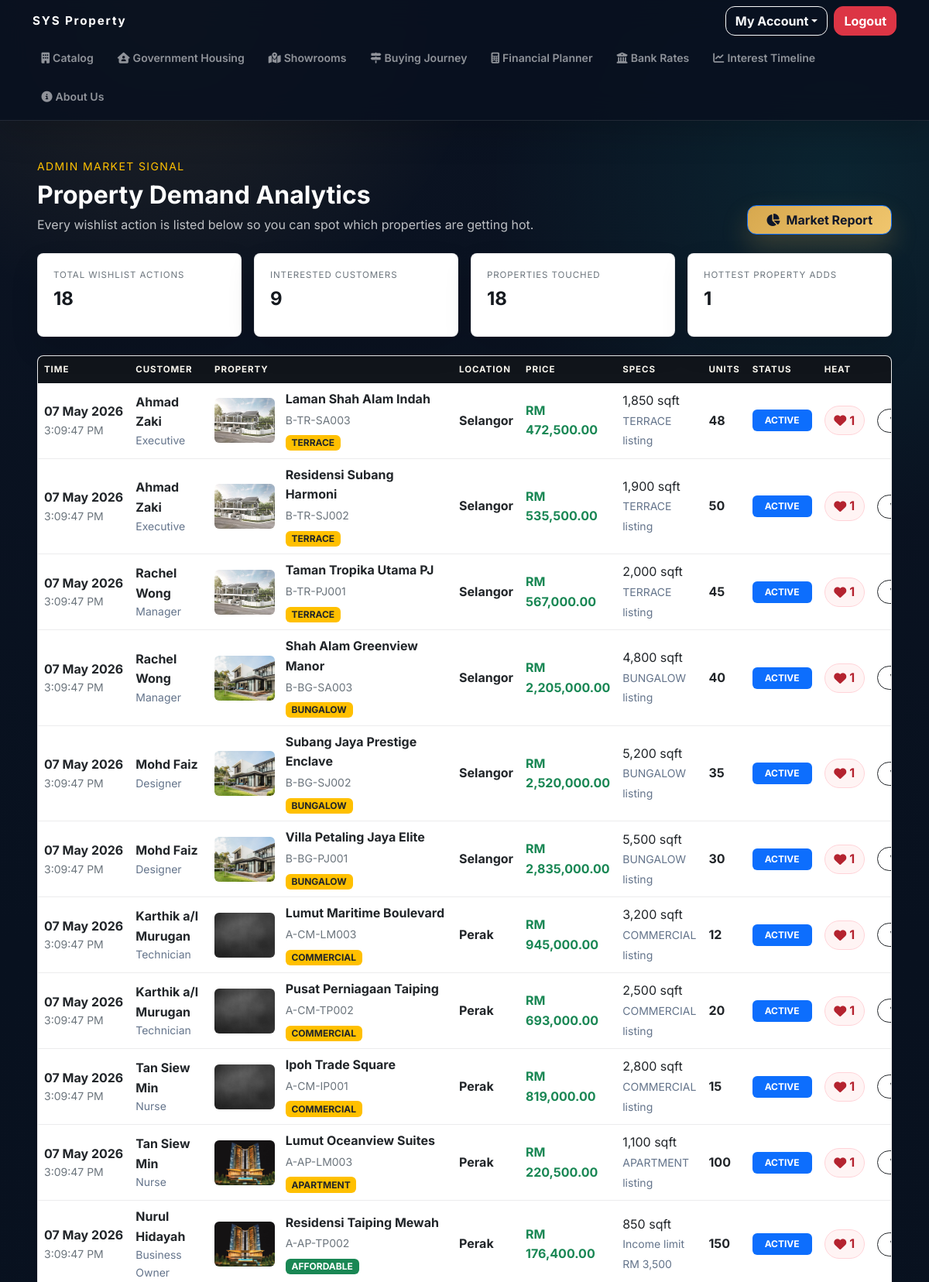
Page /admin/interest_timeline.php (signed in, upper part) on the committed database.
### tables this page shows
CREATE TABLE `wishlists` (
  `wishlist_id` int(11) NOT NULL,
  `customer_id` int(11) NOT NULL,
  `property_id` int(11) NOT NULL,
  `created_at` datetime DEFAULT current_timestamp()
);

CREATE TABLE `customers` (
  `customer_id` int(11) NOT NULL,
  `full_name` varchar(255) NOT NULL,
  `phone_number` varchar(20) NOT NULL,
  `marital_status` enum('SINGLE','MARRIED') NOT NULL,
  `dependents_count` int(11) NOT NULL DEFAULT 0,
  `occupation` varchar(150) NOT NULL,
  `monthly_income` decimal(10,2) NOT NULL,
  `profile_image` varchar(255) DEFAULT NULL
);

CREATE TABLE `properties` (
  `property_id` int(11) NOT NULL,
  `property_code` varchar(20) NOT NULL,
  `project_name` varchar(255) NOT NULL,
  `state` varchar(100) NOT NULL,
  `property_type` enum('AFFORDABLE','TERRACE','BUNGALOW','COMMERCIAL','APARTMENT') NOT NULL,
  `price` decimal(12,2) NOT NULL,
  `total_units` int(11) NOT NULL,
  `built_up_sqft` int(11) NOT NULL,
  `income_limit_rm` decimal(10,2) DEFAULT NULL,
  `status` enum('ACTIVE','SOLD_OUT','ARCHIVED') NOT NULL DEFAULT 'ACTIVE',
  `image_filename` varchar(255) NOT NULL,
  `image_search_keyword` varchar(255) NOT NULL,
  `is_affordable` tinyint(1) NOT NULL DEFAULT 0
);

### includes/property_images.php (called while the page is built, shortened)
<?php
function property_catalog_image_path(array $property, string $url_prefix = '', string $filesystem_prefix = ''): string
{
    $base_url = $url_prefix . 'SYS Property Catalog/';
    $base_path = $filesystem_prefix . 'SYS Property Catalog/';
    $placeholder = $base_url . 'placeholder.jpg';
    $custom_image = trim((string)($property['image_filename'] ?? ''));
    if ($custom_image !== '') {
        $custom_image = ltrim(str_replace('\\', '/', $custom_image), '/');
    }
    $db_type = strtolower(trim((string)($property['property_type'] ?? '')));
    $raw_state = trim((string)($property['state'] ?? ''));
    $state_name = ucwords(strtolower($raw_state));
    $folder = 'Apartment/';
    if ($db_type === 'commercial') {
        $folder = 'Commercial/';
    } elseif ($db_type === 'terrace') {
        $folder = 'Terrace/';
    } elseif ($db_type === 'bungalow') {
        $folder = 'Bungalow/';
    }
    $file_name = ucfirst($db_type) . ' - ' . $state_name;
    foreach (['jpg', 'jpeg', 'png', 'webp'] as $ext) {
        $relative_path = $folder . $file_name . '.' . $ext;
        if (file_exists($base_path . $relative_path)) {
            return $base_url . $relative_path;
        }
    }
    return $placeholder;
}

### admin/interest_timeline.php (the view, shortened to what this page needs)
<?php
require_once '../includes/property_images.php';
include '../includes/header.php';
$summary = [
    'total_actions' => 0,
    'unique_customers' => 0,
    'unique_properties' => 0,
    'top_interest' => 0
];
$summary_result = $conn->query("
    SELECT
        COUNT(*) AS total_actions,
        COUNT(DISTINCT customer_id) AS unique_customers,
        COUNT(DISTINCT property_id) AS unique_properties
    FROM wishlists
");
if ($summary_result) {
    $summary = array_merge($summary, $summary_result->fetch_assoc() ?: []);
}
$top_result = $conn->query("
    SELECT COUNT(*) AS top_interest
    FROM wishlists
    GROUP BY property_id
    ORDER BY top_interest DESC
    LIMIT 1
");
if ($top_result && $top_result->num_rows > 0) {
    $summary['top_interest'] = (int)$top_result->fetch_assoc()['top_interest'];
}
$query = "
    SELECT
        w.wishlist_id,
        w.created_at,
        c.full_name AS customer_name,
        c.occupation,
        p.property_id,
        p.property_code,
        p.project_name,
        p.state,
        p.property_type,
        p.price,
        p.total_units,
        p.built_up_sqft,
        p.income_limit_rm,
        p.status,
        p.image_filename,
        p.is_affordable,
        popularity.total_interest
    FROM wishlists w
    JOIN customers c ON w.customer_id = c.customer_id
    JOIN properties p ON w.property_id = p.property_id
    JOIN (
        SELECT property_id, COUNT(*) AS total_interest
        FROM wishlists
        GROUP BY property_id
    ) popularity ON popularity.property_id = p.property_id
    ORDER BY w.created_at DESC, w.wishlist_id DESC
    LIMIT 100
";
$result = $conn->query($query);
?>
<div class="container-fluid px-4 px-lg-5 my-5 interest-timeline-page">
    <div class="d-flex flex-column flex-lg-row justify-content-between align-items-lg-end gap-3 mb-4">
        <div>
            <p class="text-uppercase tracking-wider text-gold mb-2 small">Admin Market Signal</p>
            <h2 class="fw-bold m-0 text-white">Property Demand Analytics</h2>
            <p class="text-light opacity-75 mt-2 mb-0">
                Every wishlist action is listed below so you can spot which properties are getting hot.
            </p>
        </div>
        <a href="business_reports.php?report=market" class="btn btn-primary fw-bold px-4">
            <i class="fas fa-chart-pie me-2"></i>Market Report
        </a>
    </div>
    <div class="row g-3 mb-4">
        <div class="col-6 col-xl-3">
            <div class="timeline-metric">
                <span>Total Wishlist Actions</span>
                <strong><?php echo number_format((int)$summary['total_actions']); ?></strong>
            </div>
        </div>
        <div class="col-6 col-xl-3">
            <div class="timeline-metric">
                <span>Interested Customers</span>
                <strong><?php echo number_format((int)$summary['unique_customers']); ?></strong>
            </div>
        </div>
        <div class="col-6 col-xl-3">
            <div class="timeline-metric">
                <span>Properties Touched</span>
                <strong><?php echo number_format((int)$summary['unique_properties']); ?></strong>
            </div>
        </div>
        <div class="col-6 col-xl-3">
            <div class="timeline-metric">
                <span>Hottest Property Adds</span>
                <strong><?php echo number_format((int)$summary['top_interest']); ?></strong>
            </div>
        </div>
    </div>
    <div class="interest-grid-wrap bg-white text-dark shadow-sm">
        <div class="table-responsive">
            <table class="table align-middle interest-grid mb-0">
                <thead>
                    <tr>
                        <th>Time</th>
                        <th>Customer</th>
                        <th>Property</th>
                        <th>Location</th>
                        <th>Price</th>
                        <th>Specs</th>
                        <th>Units</th>
                        <th>Status</th>
                        <th>Heat</th>
                        <th></th>
                    </tr>
                </thead>
                <tbody>
                    <?php if ($result && $result->num_rows > 0): ?>
                        <?php while ($log = $result->fetch_assoc()): ?>
                            <?php
                            $is_affordable = (int)$log['is_affordable'] === 1;
                            $is_sold_out = trim((string)$log['status']) === 'SOLD_OUT';
                            $final_img = property_catalog_image_path($log, '../', '../');
                            ?>
                            <tr>
                                <td class="moment-cell">
                                    <strong><?php echo date('d M Y', strtotime($log['created_at'])); ?></strong>
                                    <small><?php echo date('g:i:s A', strtotime($log['created_at'])); ?></small>
                                </td>
                                <td>
                                    <strong><?php echo htmlspecialchars($log['customer_name']); ?></strong>
                                    <small class="d-block text-muted"><?php echo htmlspecialchars($log['occupation'] ?: 'Occupation not set'); ?></small>
                                </td>
                                <td class="property-cell">
                                    <div class="property-cell-inner">
                                        <img src="<?php echo htmlspecialchars($final_img); ?>" alt="<?php echo htmlspecialchars($log['project_name']); ?>">
                                        <div>
                                            <strong><?php echo htmlspecialchars($log['project_name']); ?></strong>
                                            <small><?php echo htmlspecialchars($log['property_code']); ?></small>
                                            <span class="badge <?php echo $is_affordable ? 'bg-success' : 'bg-gold text-dark'; ?> mt-2">
                                                <?php echo $is_affordable ? 'AFFORDABLE' : htmlspecialchars($log['property_type']); ?>
                                            </span>
                                        </div>
                                    </div>
                                </td>
                                <td>
                                    <span class="fw-bold"><?php echo htmlspecialchars($log['state']); ?></span>
                                </td>
                                <td class="fw-bold text-success">RM <?php echo number_format((float)$log['price'], 2); ?></td>
                                <td>
                                    <span class="d-block"><?php echo number_format((int)$log['built_up_sqft']); ?> sqft</span>
                                    <?php if ($is_affordable): ?>
                                        <small class="text-muted">Income limit RM <?php echo number_format((float)($log['income_limit_rm'] ?? 0), 0); ?></small>
                                    <?php else: ?>
                                        <small class="text-muted"><?php echo htmlspecialchars($log['property_type']); ?> listing</small>
                                    <?php endif; ?>
                                </td>
                                <td>
                                    <span class="<?php echo $is_sold_out ? 'text-danger' : 'text-dark'; ?> fw-bold">
                                        <?php echo $is_sold_out ? '0' : number_format((int)$log['total_units']); ?>
                                    </span>
                                </td>
                                <td>
                                    <span class="badge <?php echo $is_sold_out ? 'bg-danger' : 'bg-primary'; ?> px-3 py-2">
                                        <?php echo htmlspecialchars($log['status']); ?>
                                    </span>
                                </td>
                                <td>
                                    <span class="heat-pill">
                                        <i class="fas fa-heart me-1"></i><?php echo number_format((int)$log['total_interest']); ?>
                                    </span>
                                </td>
                                <td class="text-end">
                                    <a href="../property_detail.php?id=<?php echo (int)$log['property_id']; ?>" class="btn btn-outline-dark btn-sm rounded-pill px-3">
                                    </a>
                                </td>
                            </tr>
                        <?php endwhile; ?>
                    <?php endif; ?>
                </tbody>
            </table>
        </div>
    </div>
</div>
<?php include '../includes/footer.php'; ?>

### includes/header.php (style rules this page uses)
:root { --luxury-bg: #08111f; --luxury-ink: #101827; --luxury-gold: #d7a84e; --luxury-blue: #2d6cdf; --luxury-teal: #10a6a0; --luxury-white: #fbfaf7; --luxury-muted: rgba(238,242,247,0.76); --surface: #ffffff; --surface-soft: #f6f8fb; --text-muted: #64748b; --radius: 18px; --shadow-soft: 0 18px 48px rgba(15, 23, 42, 0.12); --shadow-lift: 0 28px 70px rgba(15, 23, 42, 0.18); }
body { background: radial-gradient(circle at 18% 0%, rgba(215,168,78,0.12), transparent 26rem), radial-gradient(circle at 90% 8%, rgba(16,166,160,0.12), transparent 28rem), linear-gradient(180deg, #0b1322 0%, #08111f 42%, #0a1220 100%); color: var(--luxury-white); font-family: 'Inter', system-ui, -apple-system, BlinkMacSystemFont, 'Segoe UI', sans-serif; line-height: 1.6; text-rendering: optimizeLegibility; }
body a { transition: color 0.2s ease, background-color 0.2s ease, border-color 0.2s ease, transform 0.2s ease, box-shadow 0.2s ease; }
h1, h2, h3, h4, h5, h6 { font-family: 'Inter', system-ui, sans-serif; letter-spacing: 0; line-height: 1.12; }
.btn { border-radius: 12px; font-weight: 700; letter-spacing: 0; transition: transform 0.2s ease, box-shadow 0.2s ease, background-color 0.2s ease, border-color 0.2s ease; }
.btn-primary { background: linear-gradient(135deg, #d7a84e 0%, #f0c66e 100%) !important; box-shadow: 0 16px 34px rgba(215,168,78,0.24); color: #0f172a !important; }
.btn-outline-dark, .btn-outline-secondary, .btn-outline-light { border-width: 1px; font-weight: 700; }
.bg-white { background-color: var(--surface) !important; }
.text-muted { color: var(--text-muted) !important; }

### admin/interest_timeline.php (style rules this page uses)
.interest-timeline-page .tracking-wider { letter-spacing: 0.1em; }
.interest-timeline-page .text-gold { color: #FFC000 !important; }
.bg-gold { background-color: #FFC000 !important; }
.timeline-metric { background: #ffffff; color: #15191f; border: 1px solid rgba(20,24,31,0.08); box-shadow: 0 16px 36px rgba(0,0,0,0.12); padding: 1.1rem 1.25rem; border-radius: 8px; min-height: 108px; }
.timeline-metric span { display: block; color: #6c757d; font-size: 0.72rem; text-transform: uppercase; letter-spacing: 0.08em; margin-bottom: 0.55rem; }
.timeline-metric strong { display: block; font-size: clamp(1.35rem, 2vw, 2rem); line-height: 1.1; }
.interest-grid-wrap { border-radius: 8px; overflow: hidden; border: 1px solid rgba(20,24,31,0.08); }
.interest-grid thead th { background: #11151b; color: #f8f5ed; border: 0; font-size: 0.72rem; text-transform: uppercase; letter-spacing: 0.08em; white-space: nowrap; }
.interest-grid tbody td { border-color: rgba(20,24,31,0.08); vertical-align: middle; }
.moment-cell strong, .moment-cell small { display: block; white-space: nowrap; }
.moment-cell small { color: #6c757d; }
.property-cell { min-width: 300px; }
.property-cell-inner { min-width: 300px; display: flex; align-items: center; gap: 0.85rem; }
.property-cell-inner img { width: 78px; height: 58px; object-fit: cover; border-radius: 6px; flex: 0 0 auto; }
.property-cell-inner strong, .property-cell-inner small { display: block; }
.property-cell-inner small { color: #6c757d; margin-top: 0.2rem; }
.heat-pill { display: inline-flex; align-items: center; background: #fff4f4; color: #b4232f; border: 1px solid #ffd3d8; border-radius: 999px; padding: 0.32rem 0.72rem; font-weight: 700; }

### rows in the picture
wishlists: created_at "07 May 2026", created_at "3:09:47 PM", customer.full_name "Ahmad Zaki", customer.occupation "Executive", property.state (picture), property.project_name "Laman Shah Alam Indah", property.property_code "B-TR-SA003", property.property_type "TERRACE", property.state "Selangor", property.price "472,500.00", property.built_up_sqft "1,850", property.total_units "48", property.status "ACTIVE", total_interest "1"
wishlists: created_at "07 May 2026", created_at "3:09:47 PM", customer.full_name "Ahmad Zaki", customer.occupation "Executive", property.state (picture), property.project_name "Residensi Subang Harmoni", property.property_code "B-TR-SJ002", property.property_type "TERRACE", property.state "Selangor", property.price "535,500.00", property.built_up_sqft "1,900", property.total_units "50", property.status "ACTIVE", total_interest "1"
wishlists: created_at "07 May 2026", created_at "3:09:47 PM", customer.full_name "Rachel Wong", customer.occupation "Manager", property.state (picture), property.project_name "Taman Tropika Utama PJ", property.property_code "B-TR-PJ001", property.property_type "TERRACE", property.state "Selangor", property.price "567,000.00", property.built_up_sqft "2,000", property.total_units "45", property.status "ACTIVE", total_interest "1"
wishlists: created_at "07 May 2026", created_at "3:09:47 PM", customer.full_name "Rachel Wong", customer.occupation "Manager", property.state (picture), property.project_name "Shah Alam Greenview Manor", property.property_code "B-BG-SA003", property.property_type "BUNGALOW", property.state "Selangor", property.price "2,205,000.00", property.built_up_sqft "4,800", property.total_units "40", property.status "ACTIVE", total_interest "1"
wishlists: created_at "07 May 2026", created_at "3:09:47 PM", customer.full_name "Mohd Faiz", customer.occupation "Designer", property.state (picture), property.project_name "Subang Jaya Prestige Enclave", property.property_code "B-BG-SJ002", property.property_type "BUNGALOW", property.state "Selangor", property.price "2,520,000.00", property.built_up_sqft "5,200", property.total_units "35", property.status "ACTIVE", total_interest "1"
wishlists: created_at "07 May 2026", created_at "3:09:47 PM", customer.full_name "Mohd Faiz", customer.occupation "Designer", property.state (picture), property.project_name "Villa Petaling Jaya Elite", property.property_code "B-BG-PJ001", property.property_type "BUNGALOW", property.state "Selangor", property.price "2,835,000.00", property.built_up_sqft "5,500", property.total_units "30", property.status "ACTIVE", total_interest "1"
wishlists: created_at "07 May 2026", created_at "3:09:47 PM", customer.full_name "Karthik a/l Murugan", customer.occupation "Technician", property.project_name "Lumut Maritime Boulevard", property.property_code "A-CM-LM003", property.property_type "COMMERCIAL", property.state "Perak", property.price "945,000.00", property.built_up_sqft "3,200", property.total_units "12", property.status "ACTIVE", total_interest "1"
wishlists: created_at "07 May 2026", created_at "3:09:47 PM", customer.full_name "Karthik a/l Murugan", customer.occupation "Technician", property.project_name "Pusat Perniagaan Taiping", property.property_code "A-CM-TP002", property.property_type "COMMERCIAL", property.state "Perak", property.price "693,000.00", property.built_up_sqft "2,500", property.total_units "20", property.status "ACTIVE", total_interest "1"
wishlists: created_at "07 May 2026", created_at "3:09:47 PM", customer.full_name "Tan Siew Min", customer.occupation "Nurse", property.project_name "Ipoh Trade Square", property.property_code "A-CM-IP001", property.property_type "COMMERCIAL", property.state "Perak", property.price "819,000.00", property.built_up_sqft "2,800", property.total_units "15", property.status "ACTIVE", total_interest "1"
wishlists: created_at "07 May 2026", created_at "3:09:47 PM", customer.full_name "Tan Siew Min", customer.occupation "Nurse", property.state (picture), property.project_name "Lumut Oceanview Suites", property.property_code "A-AP-LM003", property.property_type "APARTMENT", property.state "Perak", property.price "220,500.00", property.built_up_sqft "1,100", property.total_units "100", property.status "ACTIVE", total_interest "1"
wishlists: created_at "07 May 2026", created_at "3:09:47 PM", customer.full_name "Nurul Hidayah", customer.occupation "Business Owner", property.state (picture), property.project_name "Residensi Taiping Mewah", property.property_code "A-AP-TP002", shows "AFFORDABLE", property.state "Perak", property.price "176,400.00", property.built_up_sqft "850", property.income_limit_rm "3,500", property.total_units "150", property.status "ACTIVE", total_interest "1"

### other values in the picture
$wishlist_text "Interest Timeline"
$summary['total_actions'] "18"
$summary['unique_customers'] "9"
$summary['unique_properties'] "18"
$summary['top_interest'] "1"
